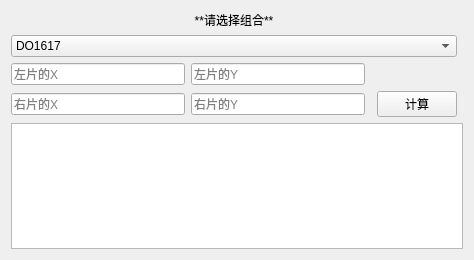
<?xml version="1.0" encoding="UTF-8"?>
<ui version="4.0">
 <class>Widget</class>
 <widget class="QWidget" name="Widget">
  <property name="geometry">
   <rect>
    <x>0</x>
    <y>0</y>
    <width>474</width>
    <height>260</height>
   </rect>
  </property>
  <property name="windowTitle">
   <string>前方交会分工</string>
  </property>
  <property name="windowIcon">
   <iconset resource="ico.qrc">
    <normaloff>:/Dad_Shoes.svg</normaloff>:/Dad_Shoes.svg</iconset>
  </property>
  <layout class="QGridLayout" name="gridLayout">
   <item row="5" column="3">
    <widget class="QPushButton" name="pushButton">
     <property name="text">
      <string>计算</string>
     </property>
    </widget>
   </item>
   <item row="4" column="0">
    <widget class="QLineEdit" name="LX">
     <property name="inputMask">
      <string/>
     </property>
     <property name="text">
      <string/>
     </property>
     <property name="placeholderText">
      <string>左片的X</string>
     </property>
    </widget>
   </item>
   <item row="6" column="0" colspan="5">
    <widget class="QTextBrowser" name="resulttext"/>
   </item>
   <item row="2" column="0" colspan="4">
    <widget class="QComboBox" name="comboBox">
     <property name="iconSize">
      <size>
       <width>32</width>
       <height>32</height>
      </size>
     </property>
     <item>
      <property name="text">
       <string>DO1617</string>
      </property>
     </item>
     <item>
      <property name="text">
       <string>DO1718</string>
      </property>
     </item>
     <item>
      <property name="text">
       <string>DO2627</string>
      </property>
     </item>
     <item>
      <property name="text">
       <string>DO2728</string>
      </property>
     </item>
    </widget>
   </item>
   <item row="1" column="0" colspan="4">
    <widget class="QLabel" name="label">
     <property name="text">
      <string>**请选择组合**</string>
     </property>
     <property name="textFormat">
      <enum>Qt::MarkdownText</enum>
     </property>
     <property name="alignment">
      <set>Qt::AlignCenter</set>
     </property>
    </widget>
   </item>
   <item row="4" column="1">
    <widget class="QLineEdit" name="LY">
     <property name="text">
      <string/>
     </property>
     <property name="placeholderText">
      <string>左片的Y</string>
     </property>
    </widget>
   </item>
   <item row="5" column="0">
    <widget class="QLineEdit" name="RX">
     <property name="text">
      <string/>
     </property>
     <property name="placeholderText">
      <string>右片的X</string>
     </property>
    </widget>
   </item>
   <item row="5" column="1">
    <widget class="QLineEdit" name="RY">
     <property name="text">
      <string/>
     </property>
     <property name="placeholderText">
      <string>右片的Y</string>
     </property>
    </widget>
   </item>
  </layout>
 </widget>
 <resources>
  <include location="ico.qrc"/>
 </resources>
 <connections/>
</ui>
